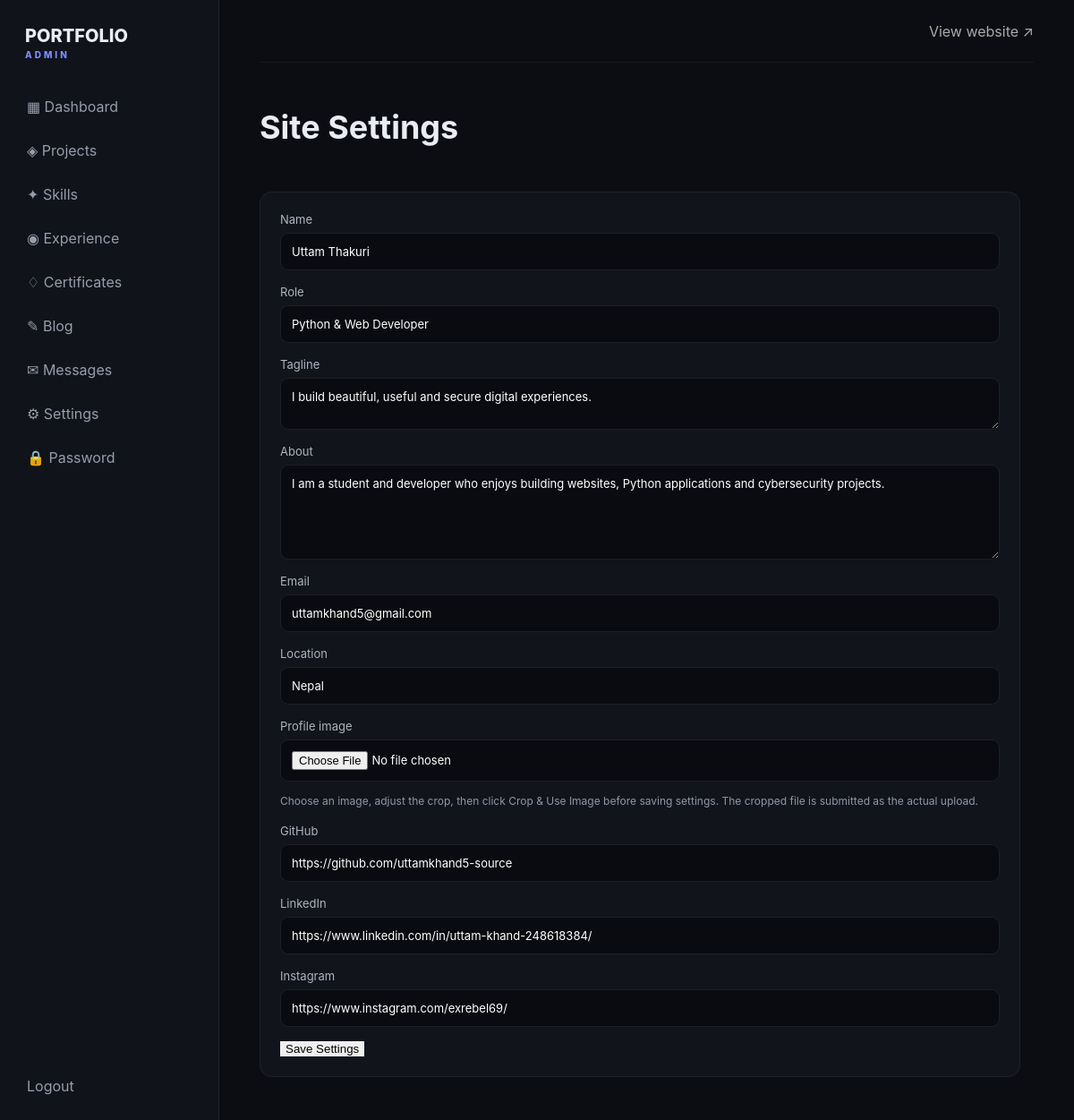
/admin/settings (signed in), run on the app's committed database.
### app/models/__init__.py (models this page shows)
class SiteSettings(db.Model):
    id = db.Column(db.Integer, primary_key=True)
    name = db.Column(db.String(120), default="Your Name")
    role = db.Column(db.String(160), default="Developer")
    tagline = db.Column(db.Text, default="")
    about = db.Column(db.Text, default="")
    email = db.Column(db.String(160), default="")
    location = db.Column(db.String(160), default="")
    github = db.Column(db.String(255), default="")
    linkedin = db.Column(db.String(255), default="")
    instagram = db.Column(db.String(255), default="")
    profile_image = db.Column(db.String(255), default="")

### app/routes/admin.py (the view, shortened to what this page needs)
@admin_bp.route("/settings", methods=["GET","POST"])
@login_required
def settings():
    s = SiteSettings.query.first()
    return render_template("admin/settings.html", item=s)

### app/templates/admin/settings.html
{% extends "admin/base.html" %}{% block content %}<div class="page-head"><h1>Site Settings</h1></div><form class="panel form" method="post" enctype="multipart/form-data">
    <input type="hidden" name="csrf_token" value="{{ csrf_token() }}"><label>Name<input name="name" value="{{item.name}}"></label><label>Role<input name="role" value="{{item.role}}"></label><label>Tagline<textarea name="tagline">{{item.tagline}}</textarea></label><label>About<textarea name="about" rows="5">{{item.about}}</textarea></label><label>Email<input name="email" value="{{item.email}}"></label><label>Location<input name="location" value="{{item.location}}"></label><label>Profile image<input type="file" name="profile_image" accept="image/*" data-crop-aspect="1"><small class="crop-help">Choose an image, adjust the crop, then click Crop &amp; Use Image before saving settings. The cropped file is submitted as the actual upload.</small></label><label>GitHub<input name="github" value="{{item.github}}"></label><label>LinkedIn<input name="linkedin" value="{{item.linkedin}}"></label><label>Instagram<input name="instagram" value="{{item.instagram}}"></label><button class="save">Save Settings</button></form>{% endblock %}

### app/static/css/admin.css (style rules this page uses)
* { box-sizing:border-box }
body { margin:0;background:#0b0d12;color:#e9ecf2;font-family:Inter,Arial,sans-serif }
.page-head { display:flex;align-items:center;justify-content:space-between;padding:45px 0 25px }
.page-head h1 { font-size:36px;margin:5px 0 }
.stats div,.panel { background:#11141b;border:1px solid #ffffff0e;border-radius:14px;padding:22px }
.panel { margin-top:20px }
.form { display:flex;flex-direction:column;gap:16px;max-width:850px }
.form label { display:flex;flex-direction:column;gap:7px;color:#aeb4c0;font-size:13px }
.form input,.form textarea,.rowform input { background:#090b10;border:1px solid #ffffff15;border-radius:9px;padding:12px;color:white;font:inherit }
.form textarea { resize:vertical }
.save { border:0;align-self:flex-start }

### app/static/css/image-cropper.css (style rules this page uses)
.crop-help { display:block;margin-top:6px;color:#8f98aa;font-size:12px;line-height:1.5 }

### data on the page
SiteSettings: name "Uttam Thakuri", role "Python & Web Developer", tagline "I build beautiful, useful and secure digital experiences.", about "I am a student and developer who enjoys building websites, Python applications and cybersecurity projects.", email "uttamkhand5@gmail.com", location "Nepal", github "https://github.com/uttamkhand5-source", linkedin "https://www.linkedin.com/in/uttam-khand-248618384/", instagram "https://www.instagram.com/exrebel69/"
